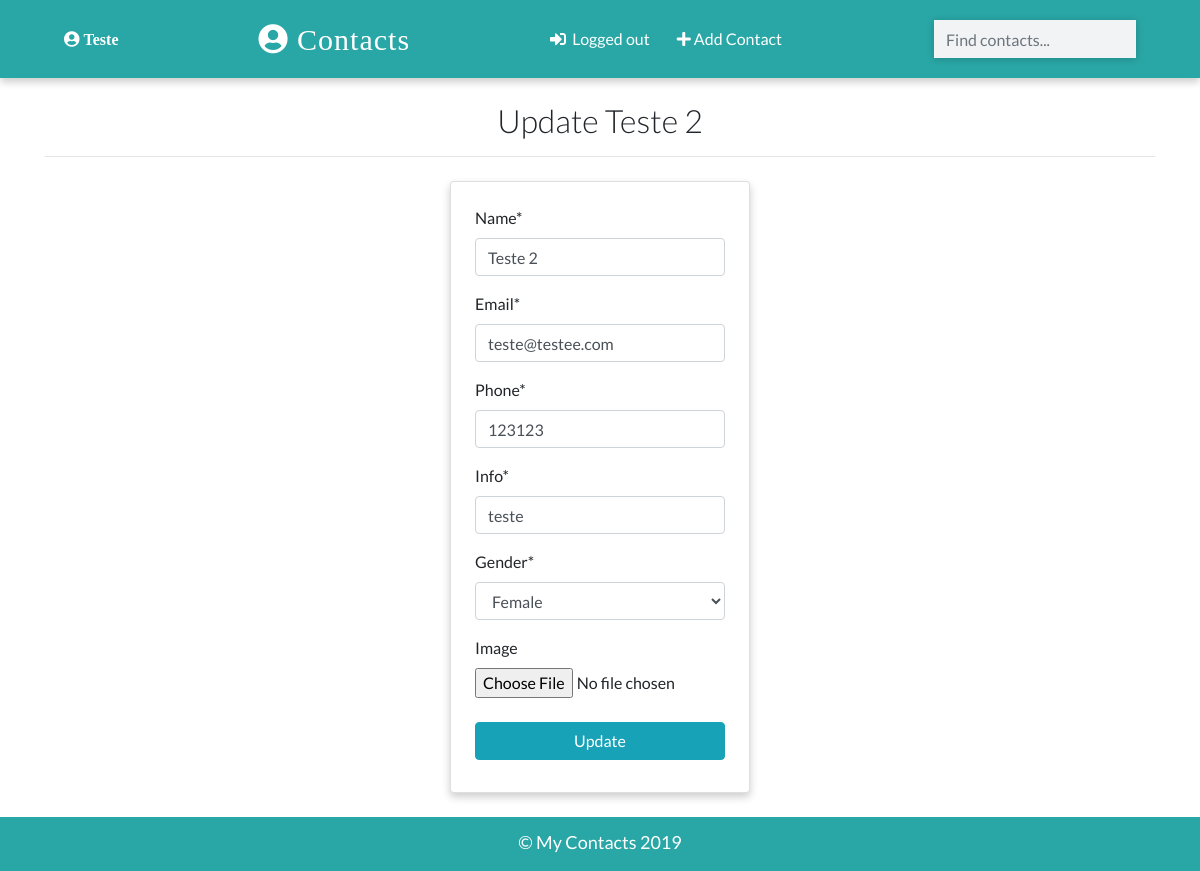
Screenshot of /contacts/update/2 (signed in) with the database file from the repository.
### app/models.py (models this page shows)
class Contact(models.Model):
    manager = models.ForeignKey(User, on_delete=models.CASCADE, default=None)
    name = models.CharField(max_length=20)
    email = models.EmailField(max_length=100, unique = True)
    phone = models.IntegerField(unique = True)
    info = models.CharField(max_length=30)
    gender = models.CharField(max_length=50, choices =(
        ('male', 'Male'),
        ('female', 'Female'),
        ('other', 'Other')
    ))
    image = models.ImageField(upload_to='images/', blank = True)
    date_added = models.DateTimeField(default=datetime.now)
    def __str__(self):
        return self.name
    class Meta:
        ordering = ['-id']

### app/views.py (the view, shortened to what this page needs)
class ContactUpdateView(UpdateView):
    model = Contact
    template_name = 'update.html'
    fields = ['name', 'email', 'phone', 'info', 'gender', 'image']

### templates/update.html (shortened to what this page needs)
{% extends "base.html" %}
{% load crispy_forms_tags %}
{% block content %}
{% if contact.manager == request.user %}
<div class="container">
        <h2 class="heading font-weight-light text-center">Update {{contact}}</h2>
        <hr>
    </div>
    <div class="container w-25 card p-4 mt-4">
        <form action="" method="POST" enctype="multipart/form-data">
             {{form|crispy}}
        <input type="submit" value="Update" class="w-100 text-white text-center my-2 btn btn-info">
        </form>
    </div>
{% else %}
<div class="container">
    <h2 class="heading font-weight-light text-center">You don't have acess to this page</h2>
    <hr>
</div>
{% endif %}
{% endblock content %}

### templates/base.html (shortened to what this page needs)
{% load static %}
<!DOCTYPE html>
<html lang="en">
  <head>
    <link
      rel="stylesheet"
      href="https://stackpath.bootstrapcdn.com/bootstrap/4.2.1/css/bootstrap.min.css"
    />
    <link rel="stylesheet" href="{% static './css/main.css' %}" />
    <link
      rel="stylesheet"
      href="https://use.fontawesome.com/releases/v5.6.3/css/all.css"
    />
  </head>
  <body>
    <nav>
      {% if request.user.is_authenticated %}
        <i class="text-white fas fa-user-circle"> {{user.username}}</i>
      {% endif %}
      <a class="logo" href="{% url 'home' %}">
        <i class="fas fa-user-circle"></i>&nbsp;Contacts
      </a>
      <p class="feature-link m-0 p-0">
      {% if request.user.is_authenticated %}
      <a href="{% url 'logout' %}" class="mr-4 text-white">
      <i class="fas fa-sign-in-alt"> </i>&nbsp; Logged out
      </a>
      <a href="{% url 'create' %}" class="mr-4 text-white">
      <i class="fas fa-plus"> </i>&nbsp;Add Contact
      </a>
      {% endif %}
      </p>
      <form class="form-inline my-2" action="{% url 'search' %}" method="GET">
        <input
          class="form-control search-box"
          type="search"
          placeholder="Find contacts..."
          name = "search_term"
          value = "{{search_term}}"
        />
      </form>
    </nav>
    <br />
    {% block content%}
    {% endblock content %}
    <footer class="mt-4 p-2">
      <p class="text-center p-1 m-0">&copy; My Contacts 2019</p>
    </footer>
  </body>
</html>

### static/css/main.css (style rules this page uses)
:root { --back: #29a7a6; --girl: #e64298; --boy: #2874dd; }
body { font-family: Lato, sans-serif; }
nav { font-weight: light; display: flex; justify-content: space-around; background-color: var(--back); align-items: center; padding-top: 12px; padding-bottom: 12px; box-shadow: 0 4px 8px 0 rgba(0, 0, 0, 0.2); }
.logo { font-size: 30px; letter-spacing: 1px; color: white; padding: 2px 12px; border-radius: 8px; font-family: cursive; }
.search-box { border-radius: 0px !important; width: 250px; border: none !important; background-color: #f2f3f5 !important; box-shadow: 0 1px 8px 0 rgba(0, 0, 0, 0.2); }
.card { box-shadow: 0 4px 8px 0 rgba(0, 0, 0, 0.2); transition: 0.3s; min-width: 250px; box-sizing: border-box; }
footer { background-color: var(--back); color: white; font-size: 18px; border-bottom: 3px solid var(--back); }

### rows the page displays
Contact: name "Teste 2", email "teste@testee.com", phone "123123", info "teste", gender "Female"

### other values shown
{{ user.username }} "Teste"
